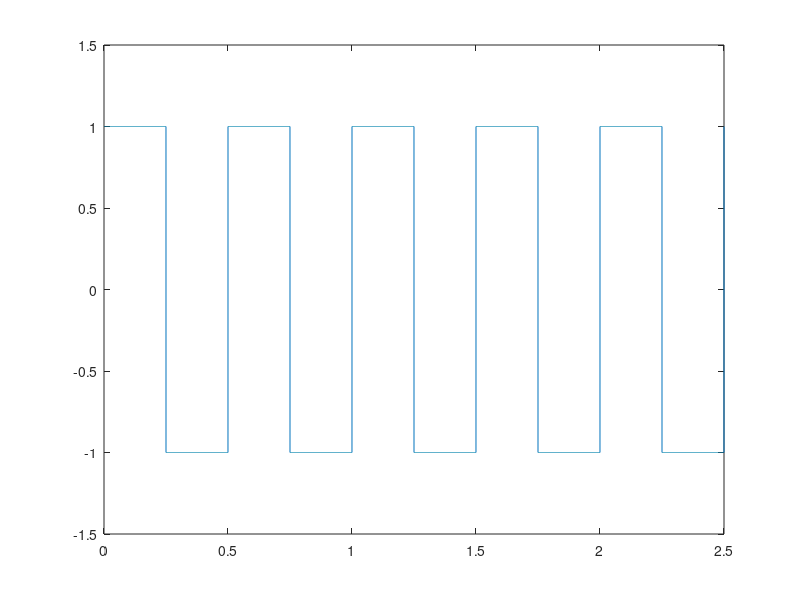

The MATLAB script that drew this image: (Note: this script raises an error after producing the figure.)
f0=2;
t=0:.0001:2.5;
w0=2*pi*f0;
y=square(w0*t,50);
plot(t,y);
axis([0,2.5,-1.5,1.5])
X = awgn(X,10,'measured');  
sigPower = sum(abs(X).^2)/length(X)            
noisePower=sum(abs(Y-X).^2)/length(Y-X)   
SNR=10*log10(sigPower/noisePower)          
figure
plot(Y,'m');
hold on
plot(X,'k')
title('Sinusoidal Signal Mixed with Noise')
xlabel('Data point n')
ylabel('Amplitude A')
var(Y-X)